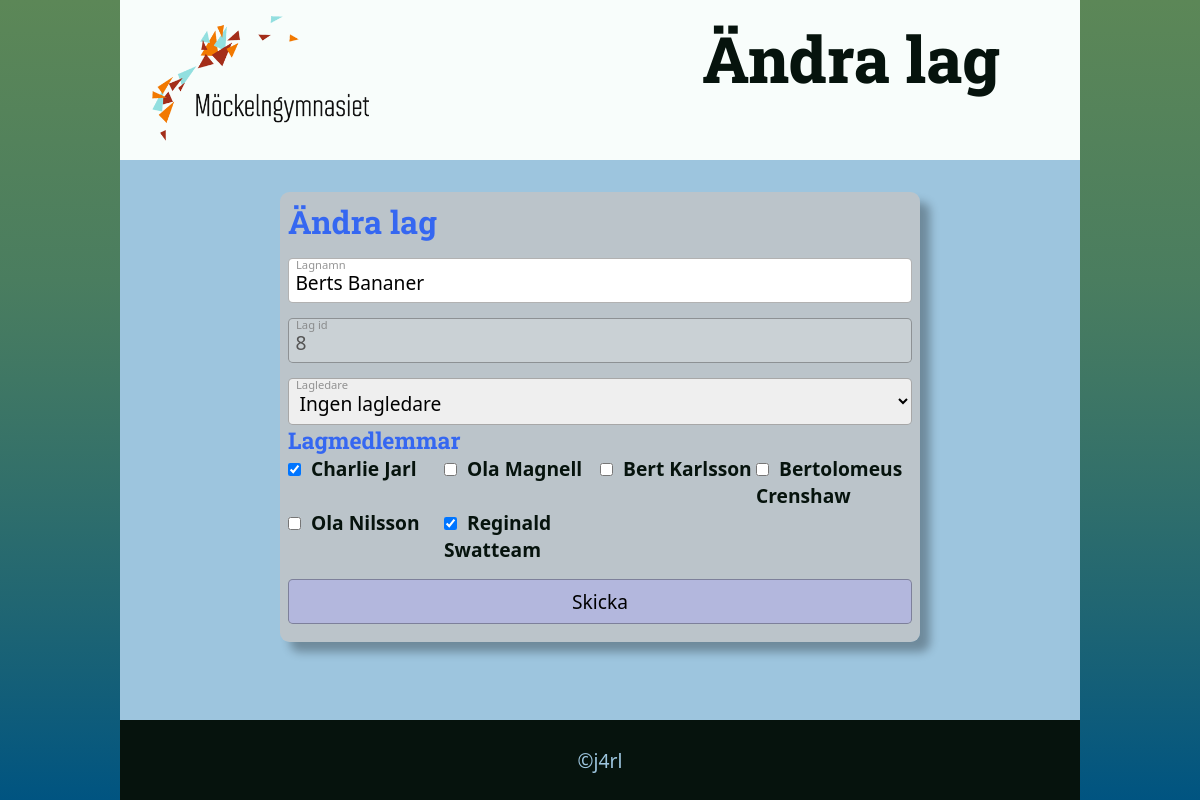
Page /editteam.php?edit=8 (signed in) on the committed database.
### tables this page shows
CREATE TABLE `tblteam` (
  `teamid` int(11) NOT NULL,
  `teamname` varchar(200) NOT NULL,
  `teamleader` int(11) DEFAULT NULL,
  `wins` int(11) NOT NULL DEFAULT 0
);

CREATE TABLE `tbluser` (
  `userid` int(11) NOT NULL,
  `username` varchar(30) NOT NULL,
  `password` varchar(255) NOT NULL,
  `name` varchar(100) NOT NULL,
  `team` int(11) DEFAULT NULL,
  `userlevel` int(11) NOT NULL DEFAULT 10
);

### func.php (called while the page is built, shortened)
<?php
$db=new Database("mockelngymnasie");
class Database extends Crypt
{
    function __construct($db_name, $host="localhost", $username="mockelngymnasie", $password="PPeTExVh") {
        $this->mysqli = mysqli_connect($host, $username, $password, $db_name);
    }
    public function runQuery($strQuery){
        $strSQL=$strQuery;
        return $this->mysqli->query($strSQL);
    }
    public function isTeamMember($uid,$teamid){
        $uid=intval($uid);
        $teamid=intval($teamid);
        $sql="SELECT * FROM tbluser WHERE userid=$uid AND team=$teamid";
        if($row = $this->runQuery($sql)->fetch_assoc()){
            return true;
        }else{
            return false;
        }
    }
}
?>

### editteam.php (the view, shortened to what this page needs)
<!DOCTYPE html>
<?php
    require_once('func.php');
?>
<html lang="en">
<?php require_once("_head.php") ?>
<body>
<header><img src="Mockelngymnasiet-w400-svart-text-transparent.png" alt="Möckelngymnasiet">Ändra lag</header>
<main>
    <?php
    if(isset($_GET['edit'])){
        $id=intval($_GET['edit']);
        $sql="SELECT * FROM tblteam WHERE teamid=$id";
        $result=$db->runQuery($sql);
        $team=$result->fetch_assoc();
?>
    <form method="post" action="editteam.php"><h1>Ändra lag</h1>
        <label for="team">Lagnamn</label>
        <input type="text" name="team" value="<?=$team['teamname']?>">
        <label for="fakeid">Lag id</label>
        <input type="text" name="fakeid" value="<?=$team['teamid']?>" disabled>
        <label for="lead">Lagledare</label>
        <select name="lead" id="lead">
                <option value="0" <?php if(intval($team['teamleader'])==0){ echo 'selected';} ?>>Ingen lagledare</option>
                </select>
                <h3>Lagmedlemmar</h3>
                <div class="colform">
            <?php
                $result = $db->runQuery("SELECT userid, name FROM tbluser");
                while ($row = mysqli_fetch_assoc($result)) { ?>
                    <div><input type="checkbox" name="selected_users[]" <?php if($db->isTeamMember($row['userid'],$id)) echo "checked"; ?> value="<?=$row['userid']?>">&nbsp;&nbsp;<b><?=$row['name']?></b></div>
             <?php   }    ?>
            </div>
        <input type="submit" value="Skicka" name="btn">
    </form>
<?php  } ?>
                </main>
<?php require_once("_footer.php") ?>
</body>
</html>

### style.css (style rules this page uses)
:root { --formborder:rgb(0,0,0,.3); --formback:rgba(197, 197, 197, 0.781); --formlabelcolor:rgba(122, 122, 122, 0.8); --formbuttoncolor:#b3b7dd; --prim_back:rgb(217, 226, 233); --prim_color:rgb(66, 65, 90); --sec_back:rgb(63, 77, 66); --sec_color:#fff; --hero_back:#dadada; --hero_color:#616161; --header_back:#fff; --header_color:#000; --rubrik:800 4rem "Roboto Slab", serif; --text: #06130d; --wayback:linear-gradient(180deg, #5c8757 0%, 64%, #005481 100%); --background: #f8fdfb; --primary: #53c487; --secondary: #9dc5de; --accent: #3567f1; --font:300 1.2rem "Roboto Condensed", sans-serif; --mono:700 1.2rem "Ubuntu Mono", monospace; }
* { margin: 0; padding: 0; --outline:1px dotted red; box-sizing: border-box; font-family: system-ui, -apple-system, BlinkMacSystemFont, 'Segoe UI', Roboto, Oxygen, Ubuntu, Cantarell, 'Open Sans', 'Helvetica Neue', sans-serif; min-width:0; min-height: 0; }
body { display:flex; flex-direction: column; justify-content:center; align-items:center; background: var(--wayback); height:100dvh; font:var(--font); }
img { font-style:italic; background-repeat:no-repeat; background-size:cover; max-width:100%; vertical-align:middle; height:auto; shape-margin:1rem; }
h1, h2, h3, h4, h5, h6 { font-family: "Roboto Slab", serif; color:var(--accent); }
h1 { font-size: xx-large; }
h3 { font-size: larger; }
form { position:relative; display:flex; flex-direction:column; width:40rem; padding:.5rem; background: var(--formback); border-radius:.6rem; box-shadow: 10px 10px 10px rgb(0,0,0,0.3); margin-inline: auto; margin-top:auto; margin-bottom: auto; }
input, select, textarea { font:1.2rem system-ui; padding: .6rem .4rem .4rem .4rem; border:1px solid var(--formborder); border-radius:.3rem; }
label { position:relative; top:.9rem; left:.5rem; font:.7rem system-ui; color:var(--formlabelcolor); }
button, input[type="submit"] { margin-top:1rem; margin-bottom:.6rem; padding:.5rem; background: var(--formbuttoncolor); }
header { display:flex; justify-content:space-between; padding: 1rem 5rem 1rem 2rem; height:10rem; width:80%; font:var(--rubrik); background: var(--background); color:var(--text); }
header img { height:8rem; }
main { min-height:30rem; flex-grow: 20; width: 80%; gap:2rem; background: var(--secondary); color:var(--text); padding: 2rem; overflow-y: auto; }
.colform { width:100%; display:grid; grid-template-columns: repeat(auto-fit, minmax(150px, 1fr)); }

### rows in the picture
tblteam: team "Berts Bananer", fakeid "8", lead "Ingen lagledare"
tbluser: name "Charlie Jarl"
tbluser: name "Ola Magnell"
tbluser: name "Bert Karlsson"
tbluser: name "Bertolomeus Crenshaw"
tbluser: name "Ola Nilsson"
tbluser: name "Reginald Swatteam"
